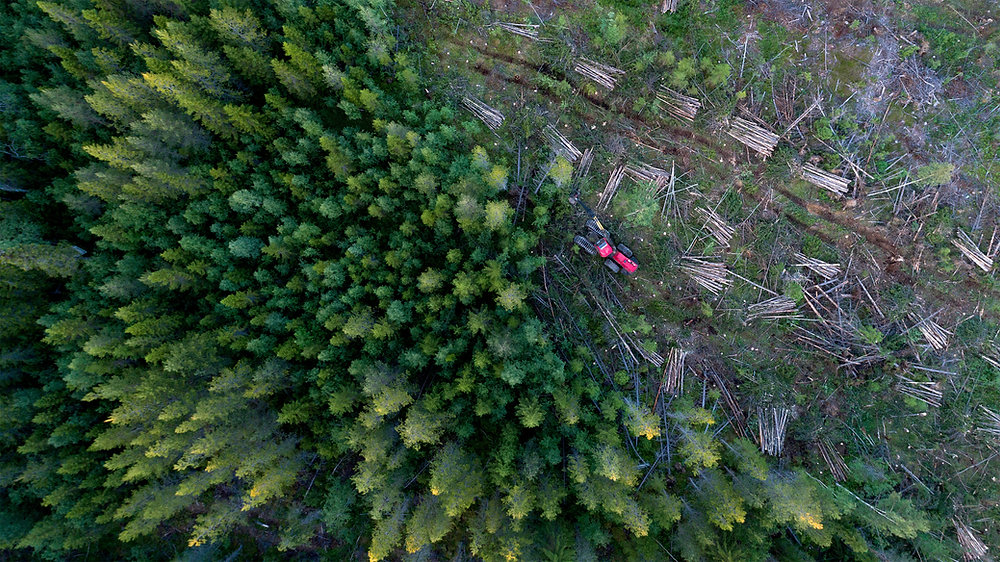
#> input picture images/11062b_303f5ed2577a4046967bc546a0a4235a~mv2.jpg, 1000 x 562 px
$ jupyter execute --allow-errors 'StructuredOptimalPathing (1).ipynb'
#> lines starting #> are read from the running program, lines starting #| are printed output that depends on the picture; after the words box and inside, x2 and y2 are one past the last pixel; in counts of white or black regions, pixels touching at a corner belong together
[cell 1]
import numpy as np
import matplotlib.pyplot as plt
from skimage import io
import cv2
import heapq
import math

[cell 2]
import numpy as np
import matplotlib.pyplot as plt
from skimage import io
import cv2
class ImageSeg:
     #Initializing the path of image and threshold value by taking as class parameters
    def __init__(self,path):
        self.path = path
        self.img = plt.imread(path)
        self.threshold = 0
    #Visualize the raw rgb image
    def visualize_rgb(self):
        rgb_img = self.img
        plt.imshow(rgb_img)

    #Nullify the R and B values in the image matrix
    # [55 lines left out: functions RGNull, IsoGray, IsoGrayThresh, visualize_compare, PixelCount, not called in this run]

[cell 3]
class OptimalPathing:
    def __init__(self,img,PATH):
        self.img = img
        self.PATH = PATH

    # [103 lines left out: functions Precompute_EuclideanDist, create_graph, trace_path, ComputeDjikstra, not called in this run]

#> (a cell that did not finish here is left out)

[cell 5]
import cv2
import numpy as np
import math
import heapq
import matplotlib.pyplot as plt
from tkinter import Tk, filedialog


class OptimalPathing:
    def __init__(self, img, PATH):
        self.img = img
        self.PATH = PATH

    # [53 lines left out: functions Precompute_EuclideanDist, create_graph, trace_path, not called in this run]

    def ComputeDijkstra(self, start_pixel=(0, 0), target_pixel=(800, 1400)):
        rows, cols = self.img.shape
        if not (0 <= target_pixel[0] < rows and 0 <= target_pixel[1] < cols):
            raise ValueError(f"Target pixel {target_pixel} is out of bounds. Image size: {rows}x{cols}.")

        graph = self.create_graph(self.img, target_pixel)
        parents = {}
        heap = [(0, start_pixel)]
        visited = set()

        while heap:
            (cost, current) = heapq.heappop(heap)

            if current in visited:
                continue

            visited.add(current)

            if current == target_pixel:
                print("Target reached.")
                break

            for neighbor, weight in graph[current]:
                if neighbor not in visited:
                    parents[neighbor] = current
                    heapq.heappush(heap, (cost + weight, neighbor))

        if target_pixel not in parents:
            raise ValueError(f"Target pixel {target_pixel} is unreachable.")

        shortest_path = self.trace_path(parents, start_pixel, target_pixel)

        # Visualize the image and the shortest path
        plt.figure(figsize=[20, 14])
        image = np.array(self.img)
        x_coords, y_coords = zip(*shortest_path)  # Extract x, y coordinates for plotting
        fig = plt.figure(figsize=(14, 30))
        fig.add_subplot(2, 1, 1)
        plt.imshow(image, cmap='gray')
        plt.plot(y_coords, x_coords, color='blue', linewidth=2)  # Plot the path in blue
        fig.add_subplot(2, 1, 2)
        plt.imshow(plt.imread(self.PATH))
        plt.plot(y_coords, x_coords, color='red', linewidth=2)
        plt.show()  # Show the image with the path


def upload_image():
    """GUI to select image file"""
    root = Tk()
    root.withdraw()  # Hide the Tkinter root window
    file_path = filedialog.askopenfilename(title="Select an Image",
                                           filetypes=[("Image Files", "*.png;*.jpg;*.jpeg;*.bmp")])
#> the answer given: ../images/11062b_303f5ed2577a4046967bc546a0a4235a~mv2.jpg
    root.destroy()
    if file_path:
        return file_path
    return None


def process_image(file_path):
    """Process the image using OpenCV to convert to grayscale and apply thresholding."""
    img = cv2.imread(file_path, cv2.IMREAD_GRAYSCALE)
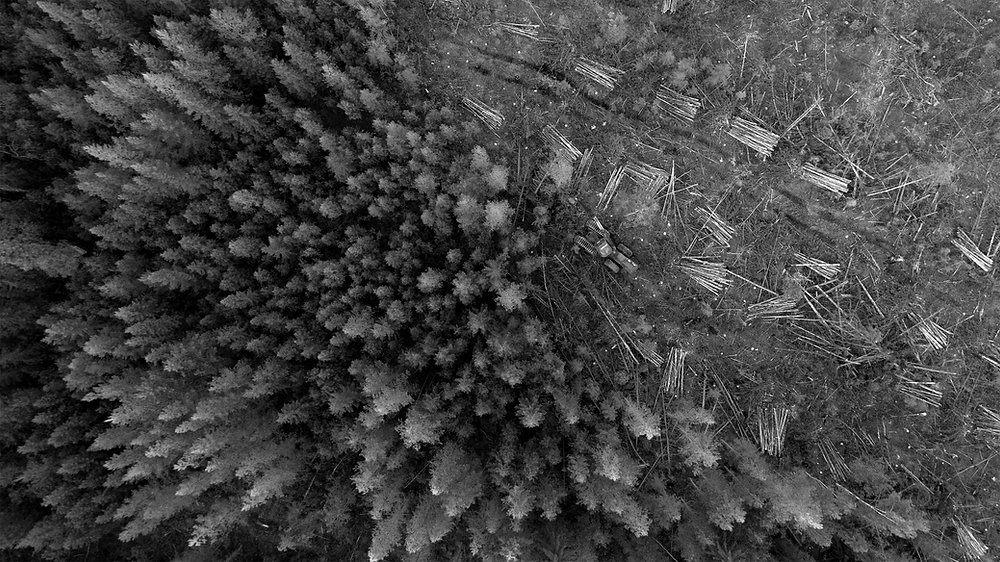
#> img: shape (562, 1000); min 0, max 255, mean 67.5
    _, binary_image = cv2.threshold(img, 128, 255, cv2.THRESH_BINARY)
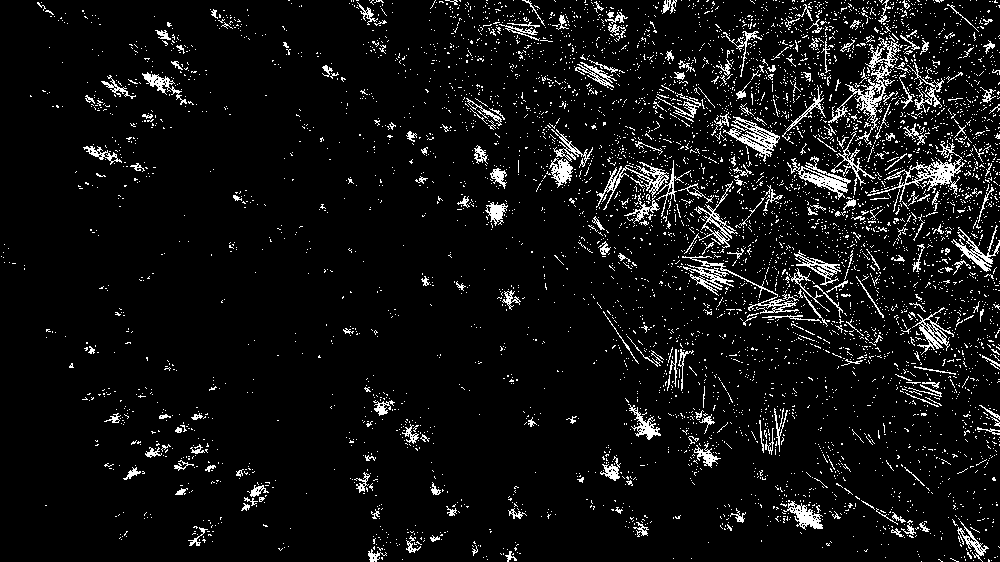
#> binary_image: shape (562, 1000); 6.7% white in thin lines or dots
    return binary_image


if __name__ == "__main__":
    # Upload image through file dialog
    PATH = upload_image()

    if PATH:
        img = process_image(PATH)
        obj = OptimalPathing(img, PATH)
        try:
            obj.ComputeDijkstra(start_pixel=(0, 0), target_pixel=(800, 1400))
        except ValueError as e:
            print(e)
    else:
        print("No image selected.")

$ run again, on images/db6fd136238b7db3581f5adda976bfa531f0bd9d_480px.jpg
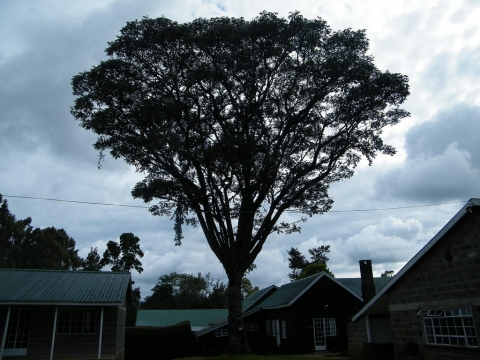
#> input picture images/db6fd136238b7db3581f5adda976bfa531f0bd9d_480px.jpg, 480 x 360 px
#> in process_image, `img = cv2.imread(file_path, cv2.IMREAD_GRAYSCALE)`:
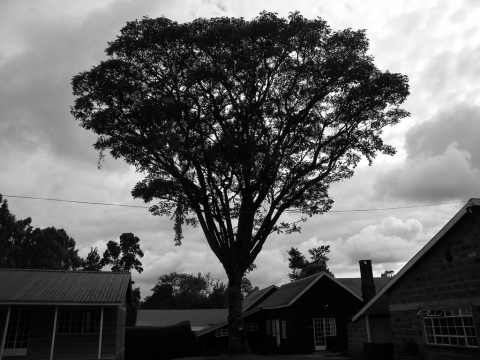
#> img: shape (360, 480); min 0, max 255, mean 98
#> in process_image, `_, binary_image = cv2.threshold(img, 128, 255, cv2.THRESH_BINARY)`:
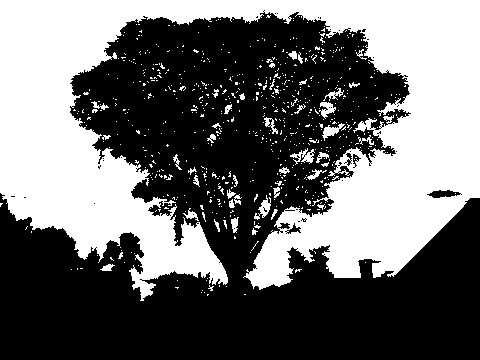
#> binary_image: shape (360, 480); 42% white; 682 white regions (639 under 20 px), largest, box (x1, y1, x2, y2) and area: (0, 0, 480, 301) 68623, (290, 148, 315, 165) 175, (254, 195, 271, 220) 163
